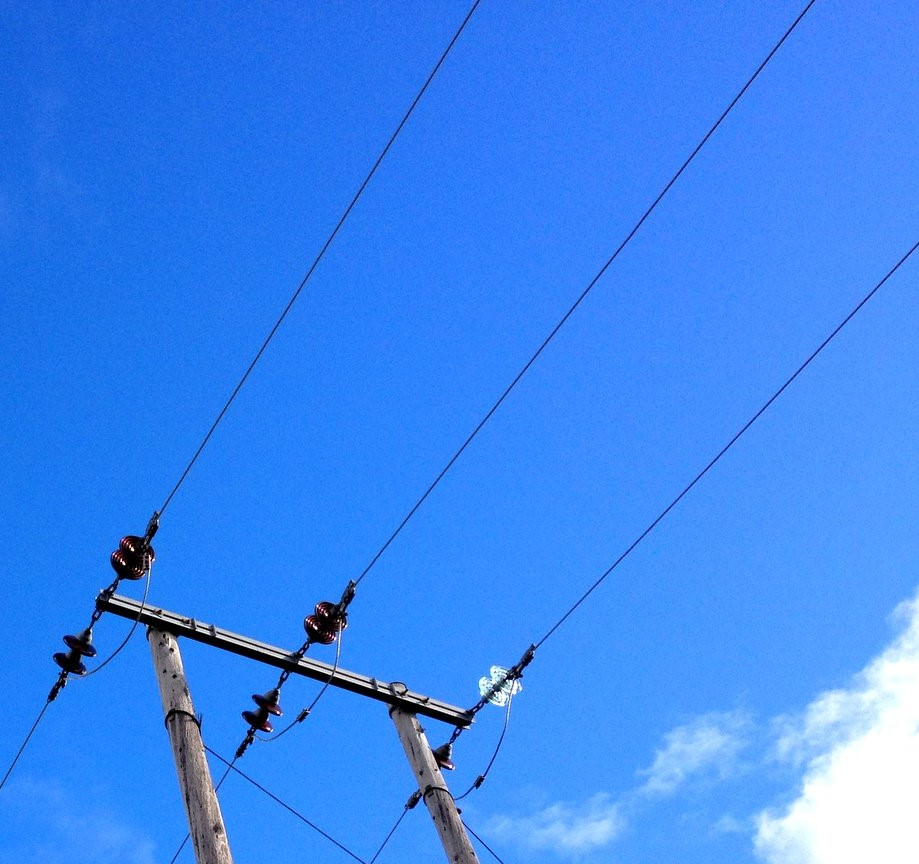
#> input picture img/power-line2.jpg, 919 x 864 px
$ python main.py
#> lines starting #> are read from the running program, lines starting #| are printed output that depends on the picture; after the words box and inside, x2 and y2 are one past the last pixel; in counts of white or black regions, pixels touching at a corner belong together
from cv2 import cv2 as cv
import numpy as np
from matplotlib import pyplot as plt


def main():
    img = cv.imread('img/power-line2.jpg')
#> img is the input picture: shape (864, 919, 3); mean B, G, R 242.5, 135.6, 59.8
    img_copy = img.copy()
    # Canny image filter applied
    filtered = Canny(img)
#> in Canny, `cvt_img = cv.cvtColor(img, cv.COLOR_BGR2GRAY)`:
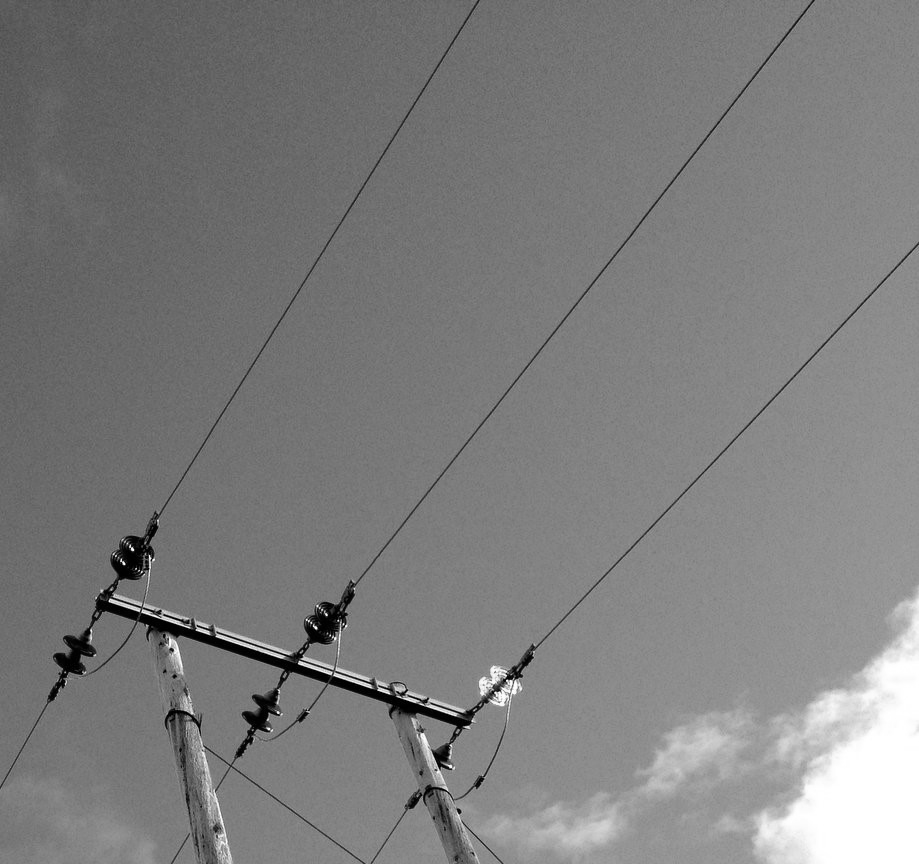
#> cvt_img: shape (864, 919); min 0, max 255, mean 125.1
#> in Canny, `canny_out = cv.Canny(blur, 150, 200)`:
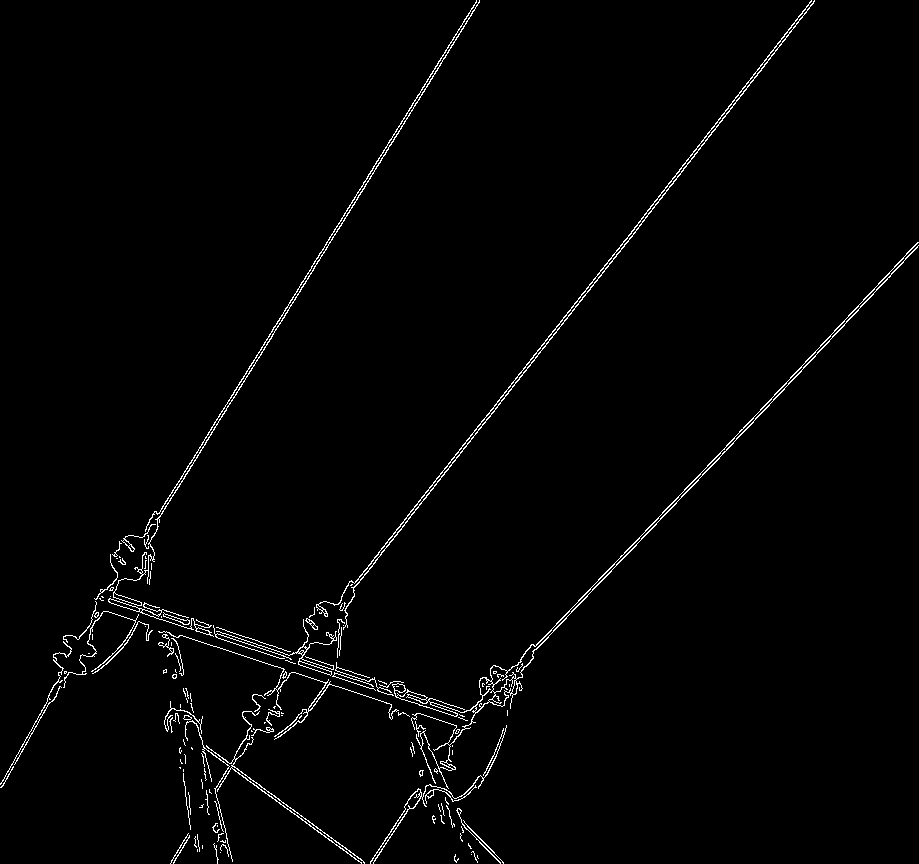
#> canny_out: shape (864, 919); 1.6% white in thin lines or dots

    # Step of Circle Based Search
    imgCBS = filtered.copy()
    x_points, y_points = findPoint(imgCBS, 255)
#> the loop in findPoint, `while(True):` made 245 passes
#> (x_points, y_points) on passes 17 to 26: ([777], [443]), ([777], [443]), ([777], [443]), ([777, 776], [443, 478]), ([777, 776, 776], [443, 478, 479]), ([777, 776, 776], [443, 478, 479]), ([777, 776, 776, 776], [443, 478, 479, 481]), ([777, 776, 776, 776], [443, 478, 479, 481]), ([777, 776, 776, 776], [443, 478, 479, 481]), ([777, 776, 776, 776], [443, 478, 479, 481])
#> after the loop in findPoint, `while(True):`: d = 589; x = 244; x_points = 40 values, max 777 at index 0, min 89 at index 6, mean 569.4; y = 243; y_points = 40 values, max 799 at index 11, min 130 at index 15, mean 353.5

    for i in range(len(x_points)):
        resultImg = cv.circle(img, (y_points[i], x_points[i]), 5, (255, 0, 0), thickness=2)
#> this loop made 40 passes
    xc, yc = np.shape(imgCBS)
#> xc = 864; yc = 919
    xc = int(xc / 2)
#> xc = 432
    yc = int(yc / 2)
#> yc = 459
    r = int(0.8 * np.amin([xc, yc]))
#> r = 345
    resultImg = cv.circle(resultImg, (yc, xc), r, (255,255,0), thickness=2)
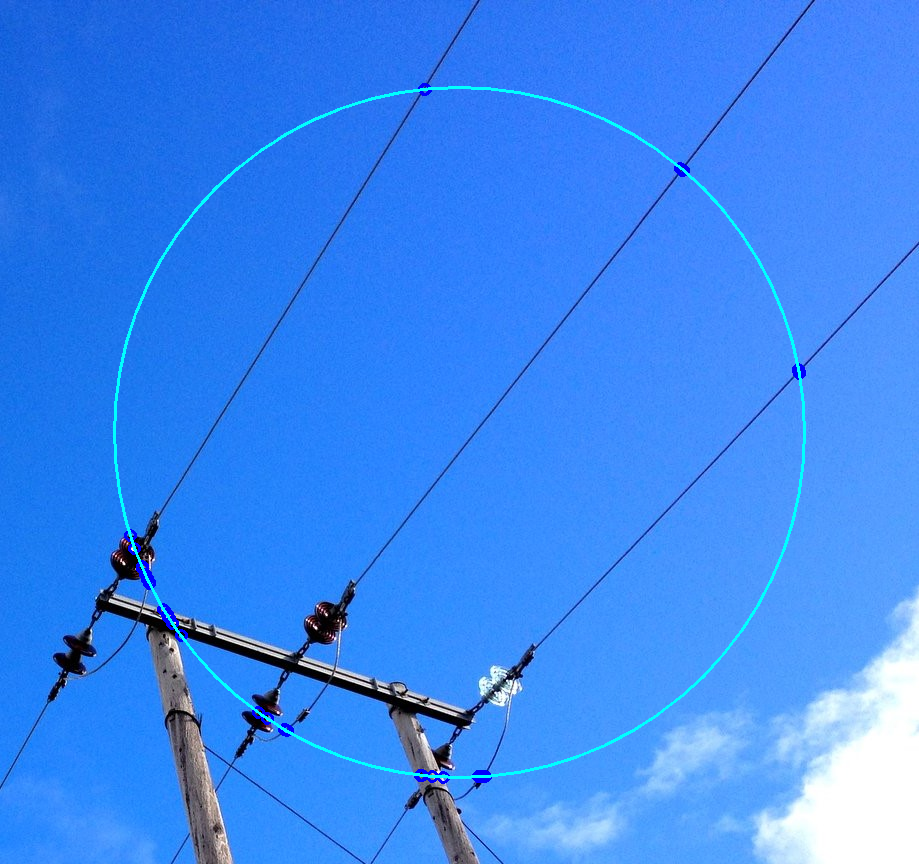
#> resultImg: shape (864, 919, 3); mean B, G, R 242.8, 136.4, 59.2

    line_xy0_points, line_xy1_points = findLine(imgCBS, x_points, y_points)
#> the loop in findLine, `for i in range(len(x_points)):` made 40 passes
    for i in range(np.shape(line_xy0_points)[0]):
        resultImg = cv.line(resultImg, (int(line_xy0_points[i][1]),int(line_xy0_points[i][0])), (int(line_xy1_points[i][1]), int(line_xy1_points[i][0])), (0, 255, 0), thickness=5)
#> this loop made 5 passes
#> pass 1, in main, `resultImg = cv.line(resultImg, (int(line_xy0_points[i][1]),int(line_xy..`:
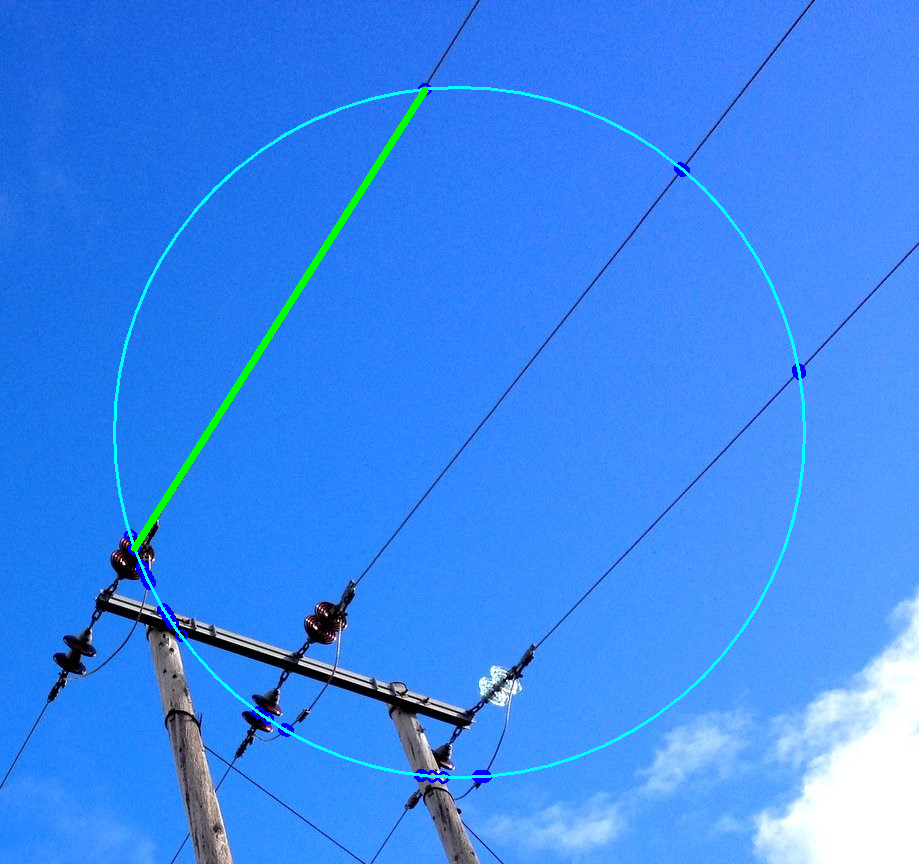
#> resultImg: shape (864, 919, 3); 0.5% of pixels changed, all inside (x1, y1, x2, y2) = (131, 86, 429, 552)
#> after the loop:
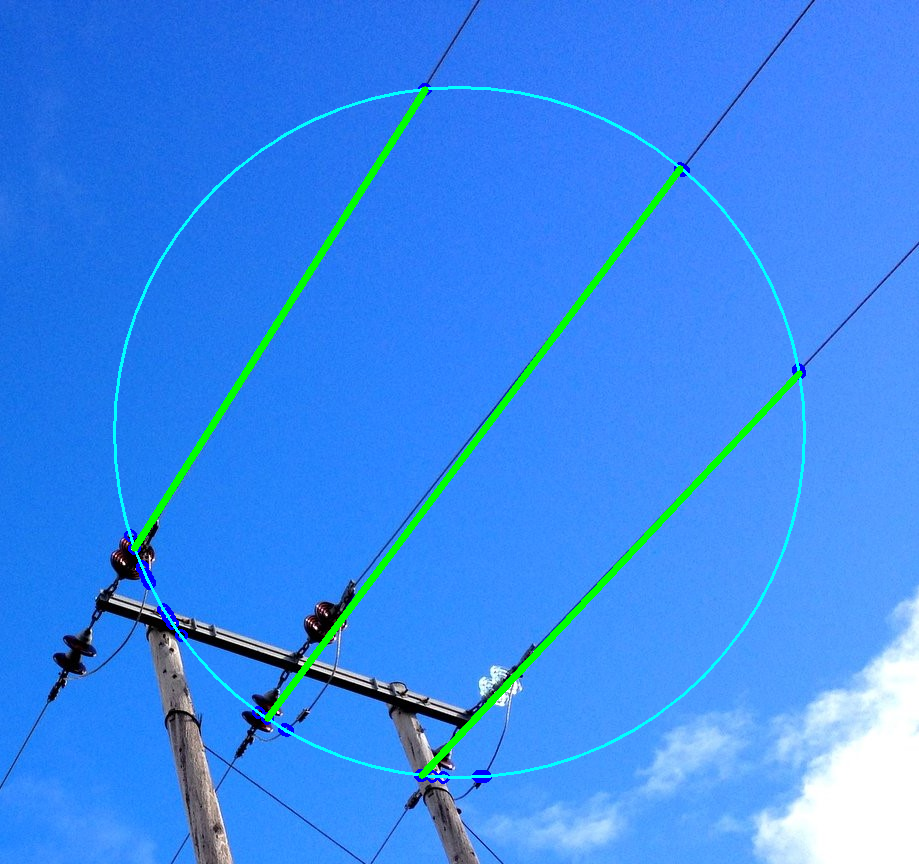
#> resultImg: shape (864, 919, 3); mean B, G, R 239.4, 138.6, 58.4

    cv.imshow("img", resultImg)
    cv.waitKey(0)
    cv.destroyAllWindows()


def Canny(img):
    cvt_img = cv.cvtColor(img, cv.COLOR_BGR2GRAY)
    blur = cv.GaussianBlur(cvt_img, (3, 3), 0)
    canny_out = cv.Canny(blur, 150, 200)
    return canny_out


# Bresenham's Circle Algorithm
def findPoint(img, color):
    xc, yc = np.shape(img)
    xc = int(xc / 2)
    yc = int(yc / 2)
    r = int(0.8 * np.amin([xc, yc]))

    d = 3 - (2 * r)
    x = 0
    y = r

    # Points could be our line
    x_points = np.array([]) # That's x points of the lines or any points
    y_points = np.array([]) # That's y points of the lines or any points

    while(True):
        x_points, y_points = controlOnCircle(img, xc, yc, x, y, x_points, y_points)
        if (x <= y):
            x += 1
            if (d < 0):
                d = d + (4 * x) + 6
            else:
                d = d + 4 * (x - y) + 10
                y -= 1
        else:
            break
    return [x_points.astype(int), y_points.astype(int)]


def controlOnCircle(img, xc, yc, x, y, x_points, y_points):
    if (img[xc + x][yc + y] == 255):            # 1 of octans
        x_points = np.append(x_points, xc + x)
        y_points = np.append(y_points, yc + y)

    elif (img[xc - x][yc + y] == 255):          # 2 of octans
        x_points = np.append(x_points, xc - x)
        y_points = np.append(y_points, yc + y)

    elif (img[xc + x][yc - y] == 255):          # 3 of octans
        x_points = np.append(x_points, xc + x)
        y_points = np.append(y_points, yc - y)

    elif (img[xc - x][yc - y] == 255):          # 4 of octans
        x_points = np.append(x_points, xc - x)
        y_points = np.append(y_points, yc - y)

    elif (img[xc + y][yc + x] == 255):          # 5 of octans
        x_points = np.append(x_points, xc + y)
        y_points = np.append(y_points, yc + x)

    elif (img[xc - y][yc + x] == 255):          # 6 of octans
        x_points = np.append(x_points, xc - y)
        y_points = np.append(y_points, yc + x)

    elif (img[xc + y][yc - x] == 255):          # 7 of octans
        x_points = np.append(x_points, xc + y)
        y_points = np.append(y_points, yc - x)

    elif (img[xc - y][yc - x] == 255):          # 8 of octans
        x_points = np.append(x_points, xc - y)
        y_points = np.append(y_points, yc - x)

    return [x_points, y_points]


def findLine(img, x_points, y_points):
    line_xy0_points = np.array([])
    line_xy1_points = np.array([])

    for i in range(len(x_points)):
        for j in range(len(x_points)):
            if (i != j):
                line_xy0_points, line_xy1_points = findLineOnPoint(img, x_points[i], y_points[i], x_points[j], y_points[j], line_xy0_points, line_xy1_points)

    # Reshape Operations
    line_xy0_points = line_xy0_points.reshape((int(len(line_xy0_points)/2), 2))
    line_xy1_points = line_xy1_points.reshape((int(len(line_xy1_points)/2), 2))

    return [line_xy0_points, line_xy1_points]


# DDA Line Algorithm
def findLineOnPoint(img, x0, y0, x1, y1, line_xy0_points, line_xy1_points):
    match = 0
    X0 = x0
    Y0 = y0
    X1 = x1
    Y1 = y1
    dx = x1 - x0
    dy = y1 - y0

    length = abs(dx) if abs(dx) > abs(dy) else abs(dy)
    xInc = dx/float(length)
    yInc = dy/float(length)

    for i in range(length):
        if (img[ int(x0) ][ int(y0) ] == 255):
            match += 1
        x0 += xInc
        y0 += yInc


    if (match > 100):
        current_len = len(line_xy0_points)
        if (current_len != 0):
            if ( ((line_xy0_points[current_len-2] < X0 + 4) & (line_xy0_points[current_len-2] > X0 - 4))
                |((line_xy0_points[current_len-1] < Y0 + 4) & (line_xy0_points[current_len-1] > Y0 - 4))
                |((line_xy1_points[current_len-2] < X1 + 4) & (line_xy1_points[current_len-2] > X1 - 4))
                |((line_xy1_points[current_len-1] < Y1 + 4) & (line_xy1_points[current_len-1] > Y1 - 4))):
                pass
            else:
                line_xy0_points = np.append(line_xy0_points, [X0, Y0], axis=0)
                line_xy1_points = np.append(line_xy1_points, [X1, Y1], axis=0)

        else:
            line_xy0_points = np.append(line_xy0_points, [X0, Y0], axis=0)
            line_xy1_points = np.append(line_xy1_points, [X1, Y1], axis=0)

    return [line_xy0_points, line_xy1_points]

if __name__ == "__main__":
    main()

$ run again, with img/power-line.jpg copied over img/power-line2.jpg
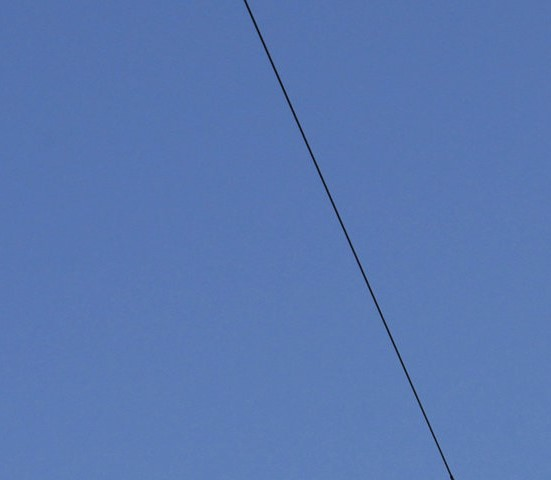
#> input picture img/power-line.jpg, 551 x 480 px
#> in main, img is the input picture: shape (480, 551, 3); mean B, G, R 177.8, 120.3, 89.3
#> in Canny, `canny_out = cv.Canny(blur, 150, 200)`:
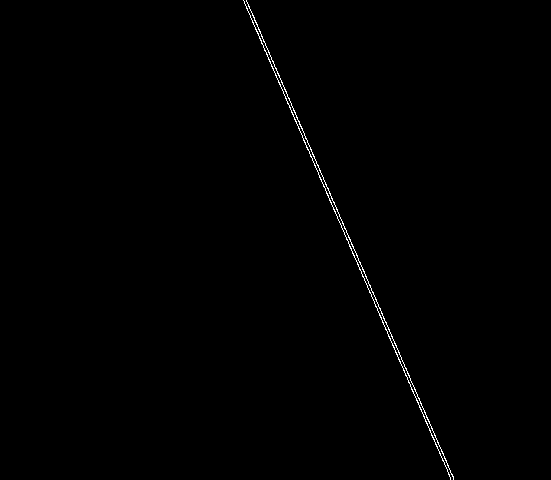
#> canny_out: shape (480, 551); 0.42% white in thin lines or dots, all inside (x1, y1, x2, y2) = (243, 0, 454, 480)
#> the loop in findPoint, `while(True):` made 137 passes
#> (x_points, y_points) on passes 9 to 16: ([48], [267]), ([48], [267]), ([48], [267]), ([48, 48], [267, 264]), ([48, 48], [267, 264]), ([48, 48], [267, 264]), ([48, 48], [267, 264]), ([48, 48], [267, 264])
#> after the loop in findPoint, `while(True):`: d = 535; x = 136; x_points = [48, 48, 378, 377]; y = 135; y_points = [267, 264, 407, 409]
#> in main, `x_points, y_points = findPoint(imgCBS, 255)`: x_points = [48, 48, 378, 377]; y_points = [267, 264, 407, 409]
#> the loop in main, `for i in range(len(x_points)):` made 4 passes
#> the loop in findLine, `for i in range(len(x_points)):` made 4 passes
#> in main, `line_xy0_points, line_xy1_points = findLine(imgCBS, x_points, y_points)`: line_xy0_points = [[48, 267], [378, 407]]; line_xy1_points = [[378, 407], [48, 267]]
#> the loop in main, `for i in range(np.shape(line_xy0_points)[0]):` made 2 passes
#> pass 1, in main, `resultImg = cv.line(resultImg, (int(line_xy0_points[i][1]),int(line_xy..`:
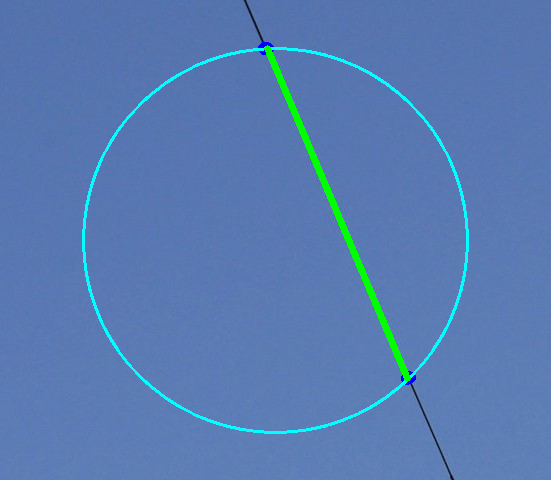
#> resultImg: shape (480, 551, 3); mean B, G, R 177.7, 123.5, 87.4
